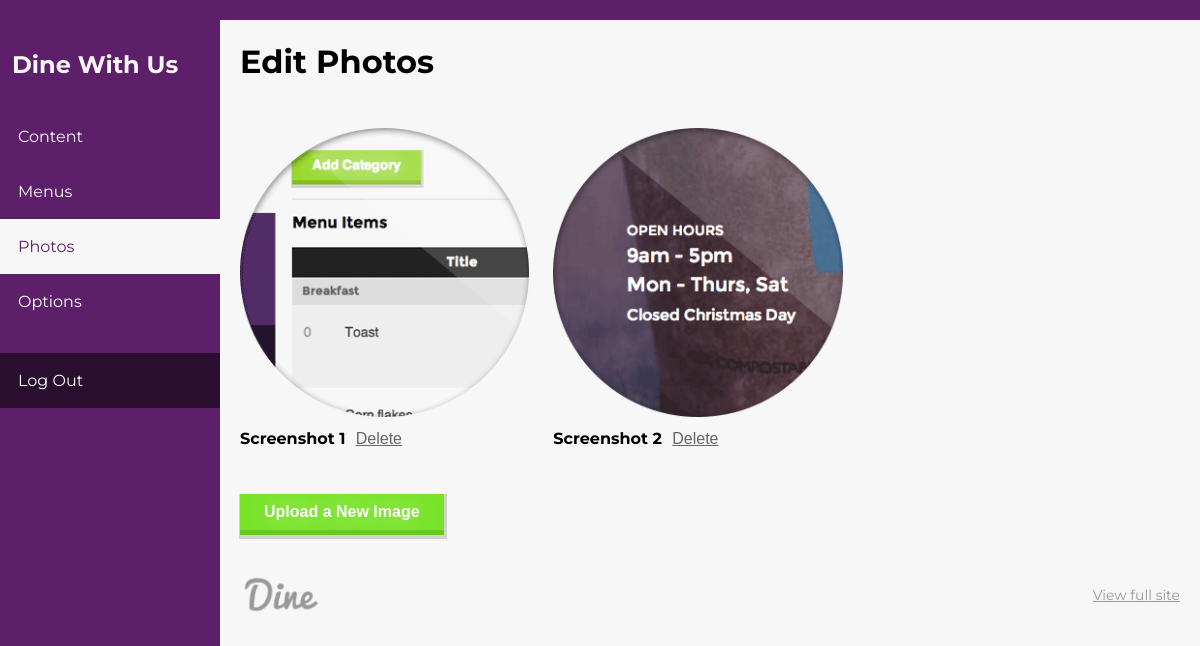
/edit/photos.php (signed in), run on the app's committed database.
### tables this page shows
CREATE TABLE photos (id INTEGER PRIMARY KEY, title TEXT, src TEXT, date_modified TEXT, date_created TEXT);

### dine/db.php (called while the page is built, shortened)
<?php
class database {
  public $db_path = DBPATH;
  public function read($table, $order = 'id') {
    try {
      $db = new PDO("sqlite:$this->db_path");
      $db->setAttribute( PDO::ATTR_ERRMODE, PDO::ERRMODE_WARNING );
      $rows = $db->query('SELECT * FROM ' . $table . ' ORDER BY "' . $order . '"');
      $rows->setFetchMode(PDO::FETCH_ASSOC);
      $data = $this->array_to_object($rows);
      return $data;
    } catch (PDOException $e) {
      return 'Connection failed: ' . $e->getMessage();
    }
  }
  public function array_to_object($array) {
    $obj = new stdClass;
    foreach($array as $k => $v) {
       if(strlen($k)) {
          if(is_array($v)) {
             $obj->{$k} = $this->array_to_object($v);
          } else {
             $obj->{$k} = $v;
          }
       }
    }
    return $obj;
  }
}

### edit/views/photos.php (the view, shortened to what this page needs)
<?php
if ($_SESSION['user'] = true) {
  $photos = $DB->read('photos', 'title');
?>
  <body id="edit">
    <?php
      include('partials/nav.php');
    ?>
    <div id="content">
        <div id="header">
            <h1>Edit Photos</h1>
        </div>
        <?php if (count($photos) > 0) {
          foreach($photos as $photo) { ?>
          <div class="column-3 photo">
            <form method="post" action="controllers/photos.php" class="delete-image">
              <div class="img left"><img src="../images/uploads/<?php echo $photo->src; ?>" width="300"></div>
              <strong><?php echo $photo->title; ?></strong>
              <input type="submit" name="submit" value="Delete" class="delete">
            </form>
          </div>
        <?php } ?>
        <?php } else {
          echo '<tr><td colspan="7"><em>No menu images yet.</em> <a href="#" data-reveal-id="add-image" class="button green">Add one</a></td></tr>';
        } ?>
        <p><a href="#" data-reveal-id="add-image" class="button green">Upload a New Image</a></p>
        <br>
      </div>
  <?php include('partials/footer.php'); ?>
<?php } else {
  header('Location: /login.php');
} ?>

### css/editor/editor.css (style rules this page uses)
html { font-size: 100%; -webkit-text-size-adjust: 100%; -ms-text-size-adjust: 100%; }
html, button, input, select, textarea { font-family: sans-serif; }
html, body { margin: 0; height: 100%; width: 100%; }
h1 { font-size: 2em; margin: 0.7em 0; }
b, strong { font-weight: bold; }
p, pre { margin: 1em 0; }
img { border: 0; -ms-interpolation-mode: bicubic; }
form { margin: 0; }
button, input, select, textarea { font-size: 100%; margin: 0; vertical-align: baseline; *vertical-align: middle; }
button, input { line-height: normal; }
button, html input[type="button"], input[type="reset"], input[type="submit"] { -webkit-appearance: button; cursor: pointer; *overflow: visible; }
img { display: inline-block; -ms-interpolation-mode: bicubic; }
img, object, embed { max-width: 100%; height: auto; }
*, *:before, *:after { -moz-box-sizing: border-box; -webkit-box-sizing: border-box; box-sizing: border-box; }
form { margin: 24px 0; position: relative; }
input, select { color: #444444; background: #fff; width: 100%; }
input[type="submit"] { margin-top: 12px; width: auto; }
input.delete, input.delete:hover, input.delete:focus, .add-subitem { border: none; background: transparent; color: #666; text-decoration: underline !important; padding: 6px; line-height: 1.5; margin-top: 0 !important; font-weight: 400; -webkit-tap-highlight-color: rgba(0, 0, 0, 0); }
body { background: #f7f7f7; }
.button, button { margin: -3px 0 1px 0 !important; padding: 12px 24px; -webkit-tap-highlight-color: rgba(0, 0, 0, 0); cursor: pointer; display: inline-block; line-height: 12px; zoom: 1; color: #fff; font-family: sans-serif; font-weight: bold; font-size: 16px; text-decoration: none !important; text-align: center; text-shadow: 0 0 30px rgba(255, 255, 255, 0.8); box-shadow: 1px 2px 0px 2px rgba(0, 0, 0, 0.15); border: none; border-bottom: 5px solid #c4c4c4; border-radius: none !important; }
.button:after, .button:before, button:after, button:before { content: "."; display: block; height: 0; clear: both; visibility: hidden; }
.button.green, button.green { background: #77e427; border-bottom: 5px solid #64c919; }
html { background: #f7f7f7; }
body { font-family: "Montserrat", sans-serif; }
#content { height: auto; padding-right: 20px; background: #f7f7f7; width: 100%; padding-left: 20px; overflow-y: scroll; -webkit-overflow-scrolling: touch; }
#sidebar, #content { float: left; }
.left { float: left; }
.img { padding-right: 24px; }
.column-3 { width: 100%; float: left; }
.column-3 img { max-width: 100%; }
@media only screen and (min-width: 40.063em) { html { border-top: 20px solid #5d1f6a; } }
@media only screen and (min-width: 40.063em) { #content { padding-left: 240px; overflow: auto; } }
@media only screen and (min-width: 40.063em) { .column-3 { width: 33.33333%; } }

### data on the page
photos: src (picture), title "Screenshot 1"
photos: src (picture), title "Screenshot 2"

### other printed values
$title->content "Dine With Us"
$navitem "Content"
$navitem "Menus"
$navitem "Photos"
$navitem "Options"
